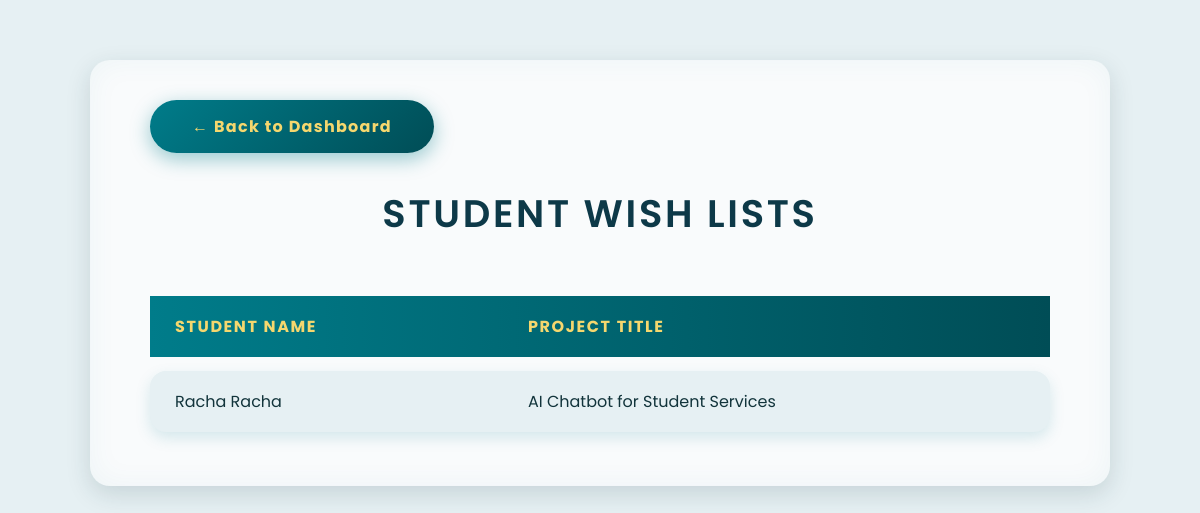
The page /view_student_wishlist.php (signed in) on the database its author committed.
### tables this page shows
CREATE TABLE IF NOT EXISTS `students` (
  `id` int NOT NULL AUTO_INCREMENT,
  `first_name` text NOT NULL,
  `last_name` text NOT NULL,
  `email` text NOT NULL,
  `password` text NOT NULL,
  PRIMARY KEY (`id`)
);

CREATE TABLE IF NOT EXISTS `projects` (
  `id` int NOT NULL AUTO_INCREMENT,
  `title` text NOT NULL,
  `description` text NOT NULL,
  `department` enum('computer_science','physics','chemistry','Mathematics') NOT NULL,
  PRIMARY KEY (`id`)
);

### view_student_wishlist.php (the view, shortened to what this page needs)
<?php
require 'db.php';
$sql = "SELECT s.first_name, s.last_name, p.title AS project_title
        FROM student_project_wishlist w
        JOIN students s ON w.student_id = s.id
        JOIN projects p ON w.project_id = p.id
        ORDER BY s.last_name, s.first_name";
$result = mysqli_query($conn, $sql);
?>
<!DOCTYPE html>
<html lang="en">
<head>
</head>
<body>
<div class="container">
  <div class="button-row">
    <a href="admin_dashboard.php" class="back-button">← Back to Dashboard</a>
  </div>
  <h2>Student Wish Lists</h2>
  <table>
    <thead>
      <tr>
        <th>Student Name</th>
        <th>Project Title</th>
      </tr>
    </thead>
    <tbody>
      <?php while ($row = mysqli_fetch_assoc($result)): ?>
        <tr>
          <td><?= htmlspecialchars($row['first_name'] . ' ' . $row['last_name']) ?></td>
          <td><?= htmlspecialchars($row['project_title']) ?></td>
        </tr>
      <?php endwhile; ?>
    </tbody>
  </table>
</div>
</body>
</html>

### view_student_wishlist.php (style rules this page uses)
body { margin: 0; padding: 0; font-family: 'Poppins', sans-serif; background: #e6f0f3; color: #12343b; }
.container { max-width: 900px; margin: 60px auto; background: #f9fbfc; border-radius: 20px; box-shadow: 0 8px 24px rgba(18, 52, 59, 0.15), inset 0 0 30px rgba(0, 127, 145, 0.05); padding: 40px 60px; }
h2 { text-align: center; font-weight: 600; font-size: 2.4rem; color: #0d3948; margin-bottom: 40px; letter-spacing: 0.07em; text-transform: uppercase; }
table { width: 100%; border-collapse: separate; border-spacing: 0 14px; font-size: 1rem; }
thead tr { background: linear-gradient(90deg, #007c8a, #004d56); color: #f5d76e; text-transform: uppercase; font-weight: 700; letter-spacing: 0.1em; }
th, td { padding: 18px 25px; text-align: left; }
tbody tr { background: #e6f0f3; border-radius: 16px; box-shadow: 0 6px 15px rgba(0, 124, 138, 0.15); transition: background 0.3s ease, box-shadow 0.3s ease; }
tbody tr td:first-child { border-top-left-radius: 16px; border-bottom-left-radius: 16px; }
tbody tr td:last-child { border-top-right-radius: 16px; border-bottom-right-radius: 16px; }
.button-row { display: flex; justify-content: flex-start; margin-bottom: 30px; }
.back-button { background: linear-gradient(135deg, #007c8a, #004d56); color: #f5d76e; font-weight: 700; padding: 14px 42px; border-radius: 30px; text-decoration: none; box-shadow: 0 6px 20px rgba(0, 124, 138, 0.4); transition: background 0.3s ease, box-shadow 0.3s ease; user-select: none; letter-spacing: 0.08em; display: inline-block; }

### rows shown on the page
students: first_name+last_name "Racha Racha", projects.title "AI Chatbot for Student Services"
